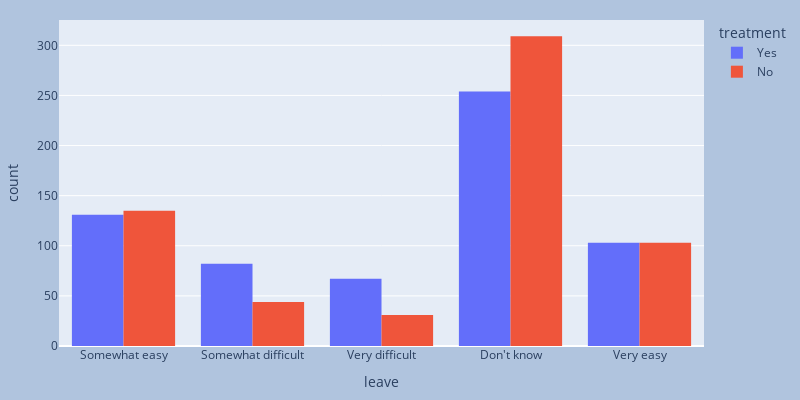

The notebook cell this image was saved under:
### Markdown cell above
How easy is it for you to take medical leave for a mental health condition?

### Code cell
fig = px.histogram(data, x = 'leave',color='treatment',barmode='group', width=800, height=400)
fig.update_layout(
    margin=dict(l=20, r=20, t=20, b=20),
    paper_bgcolor="LightSteelBlue",
)

fig.show()

### Figure 1 — Plotly figure (JSON) as saved in the notebook; plotly's stock layout.template omitted (floating-point values rounded to 4 significant figures; data arrays with more than 128 entries replaced by an {"elided": "..."} marker saying what was removed)
{"data": [{"alignmentgroup": "True", "bingroup": "x", "hovertemplate": "treatment=Yes<br>leave=%{x}<br>count=%{y}<extra></extra>", "legendgroup": "Yes", "marker": {"color": "#636efa", "pattern": {"shape": ""}}, "name": "Yes", "offsetgroup": "Yes", "orientation": "v", "showlegend": true, "type": "histogram", "x": {"elided": "637 str values"}, "xaxis": "x", "yaxis": "y"}, {"alignmentgroup": "True", "bingroup": "x", "hovertemplate": "treatment=No<br>leave=%{x}<br>count=%{y}<extra></extra>", "legendgroup": "No", "marker": {"color": "#EF553B", "pattern": {"shape": ""}}, "name": "No", "offsetgroup": "No", "orientation": "v", "showlegend": true, "type": "histogram", "x": {"elided": "622 str values"}, "xaxis": "x", "yaxis": "y"}], "layout": {"barmode": "group", "height": 400, "legend": {"title": {"text": "treatment"}, "tracegroupgap": 0}, "margin": {"b": 20, "l": 20, "r": 20, "t": 20}, "paper_bgcolor": "LightSteelBlue", "width": 800, "xaxis": {"anchor": "y", "domain": [0, 1], "title": {"text": "leave"}}, "yaxis": {"anchor": "x", "domain": [0, 1], "title": {"text": "count"}}}}
